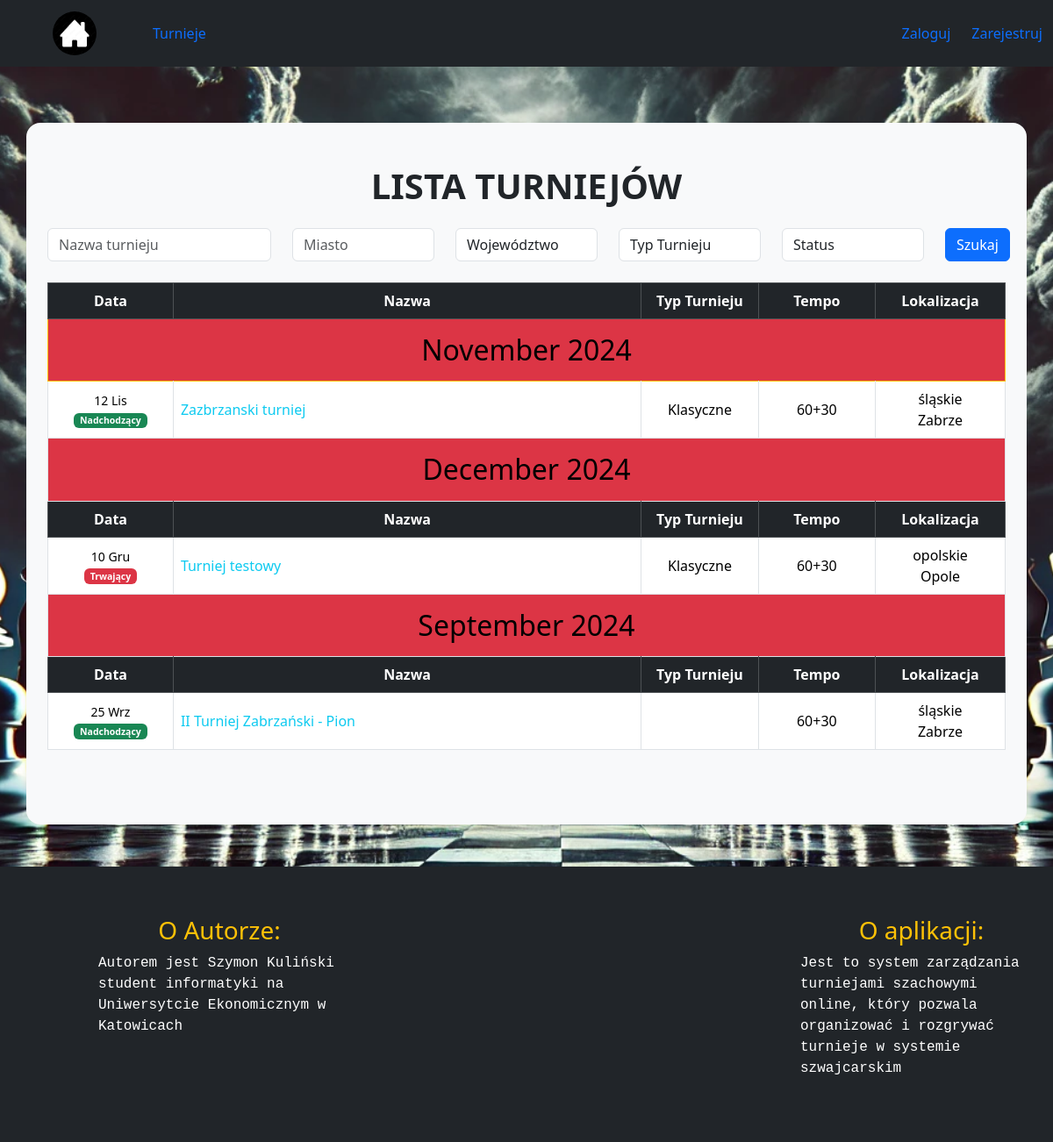
/tournaments/, run on the app's committed database.
### tournaments/models.py (models this page shows, shortened)
class Tournament(models.Model):
    TOURNAMENT_TYPES = [('Błyskawiczne', 'Błyskawiczne'), ('Szybkie', 'Szybkie'), ('Klasyczne', 'Klasyczne'), ]
    PACES = [('1', '1 min'), ('3', '3 min'), ('5', '5 min'), ('10', '10 min'), ('15', '15 min'), ('30', '30 min'),
             ('60', '60 min'), ('1+1', '1+1 sec'), ('3+2', '3+2 sec'), ('5+3', '5+3 sec'), ('10+5', '10+5 sec'),
             ('10+15', '10+15 sec'), ('15+15', '15+15 sec'), ('30+10', '30+10 sec'), ('60+30', '60+30 sec'),
             ('120+30', '120+30 sec'), ]
    STATUS_CHOICES = [('Nadchodzący', 'Nadchodzący'), ('Tr  wający', 'Trwający'), ('Zakończony', 'Zakończony'), ]
    RANKING_CHOICES = [('Brak', 'Brak'), ('FIDE', 'FIDE'), ('PZSzach', 'PZSzach'), ]
    REGION_CHOICES = [('dolnośląskie', 'Dolnośląskie'), ('kujawsko-pomorskie', 'Kujawsko-pomorskie'),
                      ('lubelskie', 'Lubelskie'), ('lubuskie', 'Lubuskie'), ('łódzkie', 'Łódzkie'),
                      ('małopolskie', 'Małopolskie'), ('mazowieckie', 'Mazowieckie'), ('opolskie', 'Opolskie'),
                      ('podkarpackie', 'Podkarpackie'), ('podlaskie', 'Podlaskie'), ('pomorskie', 'Pomorskie'),
                      ('śląskie', 'Śląskie'), ('świętokrzyskie', 'Świętokrzyskie'),
                      ('warmińsko-mazurskie', 'Warmińsko-mazurskie'), ('wielkopolskie', 'Wielkopolskie'),
                      ('zachodniopomorskie', 'Zachodniopomorskie'), ]
    name = models.CharField(max_length=200)
    date_begin = models.DateField(null=True)
    date_end = models.DateField(null=True)
    pace = models.CharField(choices=PACES, max_length=10)
    type_of_tournament = models.CharField(choices=TOURNAMENT_TYPES, max_length=20)
    status = models.CharField(choices=STATUS_CHOICES, max_length=12,default='Nadchodzący')
    rounds_amount = models.IntegerField(default=2)
    current_round = models.PositiveIntegerField(default=1)
    arbiter = models.ForeignKey(User, related_name='arbited_tournaments', on_delete=models.CASCADE,blank=True, null=True)
    organizer = models.ForeignKey(User, related_name='orgianized_tournaments', on_delete=models.CASCADE)
    ranking = models.CharField(choices=RANKING_CHOICES, max_length=10, default='Brak')
    city = models.CharField(max_length=100, null=True, blank=True)
    region = models.CharField(choices=REGION_CHOICES, max_length=100, null=True, blank=True)
    description = models.TextField(blank=True, null=True, verbose_name='Opis turnieju')

### tournaments/views.py (the view)
# urls.py: path('', views.list_of_tournaments, name='tournaments'),
def list_of_tournaments(request):
    name = request.GET.get('name', '')
    city = request.GET.get('city', '')
    region = request.GET.get('region', '')
    type_of_tournament = request.GET.get('type', '')
    status = request.GET.get('status', '')
    tournaments = Tournament.objects.filter(
        Q(status='Nadchodzący') | Q(status='Trwający')
    )
    if name:
        tournaments = tournaments.filter(name__icontains=name)
    if city:
        tournaments = tournaments.filter(city__icontains=city)
    if region:
        tournaments = tournaments.filter(region__iexact=region)
    if type_of_tournament:
        tournaments = tournaments.filter(type_of_tournament__iexact=type_of_tournament)
    if status:
        tournaments = tournaments.filter(status__iexact=status)
    grouped_tournaments = defaultdict(list)
    for tournament in tournaments:
        month_name = tournament.date_begin.strftime('%B %Y')  # Formatowanie miesiąca jako "Sierpień 2024"
        grouped_tournaments[month_name].append(tournament)
    return render(request, 'tournaments/tournaments_list.html', {
        'grouped_tournaments': dict(grouped_tournaments),
        'regions': Tournament.REGION_CHOICES,
        'types': Tournament.TOURNAMENT_TYPES,
        'statuses': [("Nadchodzący","Nadchodzący"),("Trwający","Trwający")]
    })

### core/context_processors.py (called while the page is built)
def is_organizer(request):
    is_organizer = request.user.groups.filter(name='Organizer').exists()
    return {'is_organizer': is_organizer}

### templates/tournaments/tournaments_list.html (shortened to what this page needs)
{% extends 'core/index.html' %}
{% block content %}
<div class="container bg-light min-vh-100 my-5 p-4 rounded-4 shadow-sm">
    <h1 class="text-center fw-bold my-4 text-uppercase">Lista Turniejów</h1>
    <form method="GET" class="mb-4">
        <div class="row">
            <div class="col-md-3">
                <input type="text" name="name" class="form-control" placeholder="Nazwa turnieju" value="{{ request.GET.name }}">
            </div>
            <div class="col-md-2">
                <input type="text" name="city" class="form-control" placeholder="Miasto" value="{{ request.GET.city }}">
            </div>
            <div class="col-md-2">
                <select name="region" class="form-control">
                    <option value="">Województwo</option>
                </select>
            </div>
            <div class="col-md-2">
                <select name="type" class="form-control">
                    <option value="">Typ Turnieju</option>
                </select>
            </div>
            <div class="col-md-2">
                <select name="status" class="form-control">
                    <option value="">Status</option>
                </select>
            </div>
            <div class="col-md-1">
                <button type="submit" class="btn btn-primary">Szukaj</button>
            </div>
        </div>
    </form>
    <table class="table table-hover table-bordered">
        <tbody class="border-warning border border-1">
        {% for month, tournaments in grouped_tournaments.items %}
            <tr class="bg-primary text-white">
                <td colspan="5" class="text-center h2 py-3 bg-danger">{{ month }}</td>
            </tr>
            <thead class="table-dark text-center">
            <tr>
                <th class="col-1">Data</th>
                <th class="col-4">Nazwa</th>
                <th class="col-1">Typ Turnieju</th>
                <th class="col-1">Tempo</th>
                <th class="col-1">Lokalizacja</th>
            </tr>
            </thead>
            {% for tournament in tournaments %}
                <tr class="{% if tournament.status == 'Nadchodzący' %}bg-danger text-white{% elif tournament.status == 'Trwający' %}bg-warning text-dark{% elif tournament.status == 'Zakończony' %}bg-success text-white{% endif %}">
                    <td class="text-center align-middle small">
                        {{ tournament.date_begin|date:"d M" }}<br>
                        <span class="badge {% if tournament.status == 'Trwający' %}bg-danger{% else %}bg-success{% endif %}">{{ tournament.status }}</span>
                    </td>
                    <td class="align-middle"><a href="{% url 'tournament_detail' tournament.id %}" class="text-info page-link">{{ tournament.name }}</a></td>
                    <td class="align-middle text-center">{{ tournament.type_of_tournament }}</td>
                    <td class="align-middle text-center">{{ tournament.pace }}</td>
                    <td class="align-middle text-center">
                        {{ tournament.region }}<br>{{ tournament.city }}
                    </td>
                </tr>
            {% endfor %}
        {% endfor %}
        </tbody>
    </table>
</div>
{% endblock %}

### data on the page
Tournament: month "November 2024", date_begin "12 Lis", status "Nadchodzący", name "Zazbrzanski turniej", type_of_tournament "Klasyczne", pace "60+30", region "śląskie", city "Zabrze"
Tournament: month "December 2024", date_begin "10 Gru", status "Trwający", name "Turniej testowy", type_of_tournament "Klasyczne", pace "60+30", region "opolskie", city "Opole"
Tournament: month "September 2024", date_begin "25 Wrz", status "Nadchodzący", name "II Turniej Zabrzański - Pion", pace "60+30", region "śląskie", city "Zabrze"
